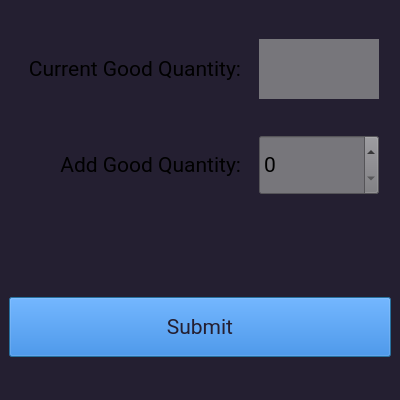
<?xml version="1.0" encoding="UTF-8"?>
<ui version="4.0">
 <class>report_progress_dialog</class>
 <widget class="QDialog" name="report_progress_dialog">
  <property name="windowModality">
   <enum>Qt::WindowModal</enum>
  </property>
  <property name="geometry">
   <rect>
    <x>0</x>
    <y>0</y>
    <width>400</width>
    <height>400</height>
   </rect>
  </property>
  <property name="windowTitle">
   <string>Dialog</string>
  </property>
  <property name="styleSheet">
   <string notr="true">background-color: rgb(36, 31, 49);</string>
  </property>
  <property name="modal">
   <bool>true</bool>
  </property>
  <layout class="QVBoxLayout" name="verticalLayout">
   <property name="spacing">
    <number>0</number>
   </property>
   <property name="leftMargin">
    <number>0</number>
   </property>
   <property name="topMargin">
    <number>0</number>
   </property>
   <property name="rightMargin">
    <number>0</number>
   </property>
   <property name="bottomMargin">
    <number>0</number>
   </property>
   <item>
    <widget class="QWidget" name="update_progress_layout" native="true">
     <layout class="QVBoxLayout" name="verticalLayout_2">
      <property name="topMargin">
       <number>9</number>
      </property>
      <item>
       <layout class="QHBoxLayout" name="horizontalLayout">
        <property name="spacing">
         <number>6</number>
        </property>
        <item>
         <widget class="QLabel" name="current_good_qty_label">
          <property name="minimumSize">
           <size>
            <width>220</width>
            <height>60</height>
           </size>
          </property>
          <property name="maximumSize">
           <size>
            <width>220</width>
            <height>60</height>
           </size>
          </property>
          <property name="font">
           <font>
            <family>Roboto</family>
            <pointsize>16</pointsize>
           </font>
          </property>
          <property name="text">
           <string>Current Good Quantity:</string>
          </property>
          <property name="alignment">
           <set>Qt::AlignRight|Qt::AlignTrailing|Qt::AlignVCenter</set>
          </property>
         </widget>
        </item>
        <item>
         <widget class="QLabel" name="current_good_qty_text">
          <property name="minimumSize">
           <size>
            <width>120</width>
            <height>60</height>
           </size>
          </property>
          <property name="maximumSize">
           <size>
            <width>120</width>
            <height>60</height>
           </size>
          </property>
          <property name="font">
           <font>
            <family>Roboto</family>
            <pointsize>16</pointsize>
           </font>
          </property>
          <property name="styleSheet">
           <string notr="true">background-color: rgb(119, 118, 123);</string>
          </property>
          <property name="text">
           <string/>
          </property>
          <property name="alignment">
           <set>Qt::AlignRight|Qt::AlignTrailing|Qt::AlignVCenter</set>
          </property>
          <property name="wordWrap">
           <bool>true</bool>
          </property>
          <property name="margin">
           <number>4</number>
          </property>
         </widget>
        </item>
       </layout>
      </item>
      <item>
       <layout class="QHBoxLayout" name="horizontalLayout_2">
        <item>
         <widget class="QLabel" name="add_good_qty_label">
          <property name="minimumSize">
           <size>
            <width>220</width>
            <height>60</height>
           </size>
          </property>
          <property name="maximumSize">
           <size>
            <width>220</width>
            <height>60</height>
           </size>
          </property>
          <property name="font">
           <font>
            <family>Roboto</family>
            <pointsize>16</pointsize>
           </font>
          </property>
          <property name="text">
           <string>Add Good Quantity:</string>
          </property>
          <property name="alignment">
           <set>Qt::AlignRight|Qt::AlignTrailing|Qt::AlignVCenter</set>
          </property>
         </widget>
        </item>
        <item>
         <widget class="QSpinBox" name="add_good_qty_text">
          <property name="minimumSize">
           <size>
            <width>120</width>
            <height>60</height>
           </size>
          </property>
          <property name="maximumSize">
           <size>
            <width>120</width>
            <height>60</height>
           </size>
          </property>
          <property name="font">
           <font>
            <family>Roboto</family>
            <pointsize>16</pointsize>
           </font>
          </property>
          <property name="styleSheet">
           <string notr="true">background-color: rgb(119, 118, 123);</string>
          </property>
          <property name="maximum">
           <number>1000000</number>
          </property>
         </widget>
        </item>
       </layout>
      </item>
      <item>
       <widget class="QLabel" name="msg_text">
        <property name="minimumSize">
         <size>
          <width>0</width>
          <height>30</height>
         </size>
        </property>
        <property name="maximumSize">
         <size>
          <width>16777215</width>
          <height>30</height>
         </size>
        </property>
        <property name="font">
         <font>
          <family>Roboto</family>
          <pointsize>14</pointsize>
         </font>
        </property>
        <property name="styleSheet">
         <string notr="true">color: rgb(237, 51, 59);</string>
        </property>
        <property name="text">
         <string/>
        </property>
        <property name="margin">
         <number>8</number>
        </property>
       </widget>
      </item>
      <item>
       <widget class="QPushButton" name="submit_btn">
        <property name="minimumSize">
         <size>
          <width>200</width>
          <height>60</height>
         </size>
        </property>
        <property name="maximumSize">
         <size>
          <width>400</width>
          <height>60</height>
         </size>
        </property>
        <property name="font">
         <font>
          <family>Roboto</family>
          <pointsize>16</pointsize>
          <bold>false</bold>
         </font>
        </property>
        <property name="styleSheet">
         <string notr="true">background-color: rgb(28, 113, 216);
color: rgb(36, 31, 49);</string>
        </property>
        <property name="text">
         <string>Submit</string>
        </property>
       </widget>
      </item>
     </layout>
    </widget>
   </item>
  </layout>
 </widget>
 <resources/>
 <connections/>
</ui>
